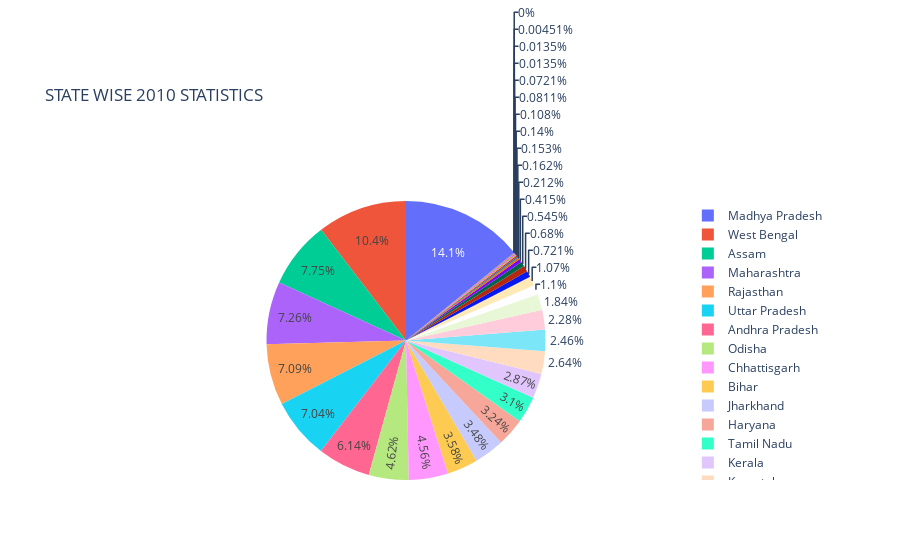

Notebook code cell kept with this figure:
### Code cell
# Pie Chart showing the distribution of the statewise 2010 statistics of the victims. It proves the Hypothesis of M
fig = px.pie(year2010_wise,values='Victims_of_Rape_Total',names='Area_Name', title="STATE WISE 2010 STATISTICS")
fig.show()

### Figure 1 — Plotly figure (JSON) as saved in the notebook; plotly's stock layout.template omitted (floating-point values rounded to 4 significant figures)
{"data": [{"domain": {"x": [0, 1], "y": [0, 1]}, "hovertemplate": "Area_Name=%{label}<br>Victims_of_Rape_Total=%{value}<extra></extra>", "labels": ["Andaman & Nicobar Islands", "Andhra Pradesh", "Arunachal Pradesh", "Assam", "Bihar", "Chandigarh", "Chhattisgarh", "Dadra & Nagar Haveli", "Daman & Diu", "Delhi", "Goa", "Gujarat", "Haryana", "Himachal Pradesh", "Jammu & Kashmir", "Jharkhand", "Karnataka", "Kerala", "Lakshadweep", "Madhya Pradesh", "Maharashtra", "Manipur", "Meghalaya", "Mizoram", "Nagaland", "Odisha", "Puducherry", "Punjab", "Rajasthan", "Sikkim", "Tamil Nadu", "Tripura", "Uttar Pradesh", "Uttarakhand", "West Bengal"], "legendgroup": "", "name": "", "showlegend": true, "type": "pie", "values": [48, 2724, 94, 3442, 1590, 62, 2024, 6, 2, 1014, 72, 816, 1440, 320, 490, 1546, 1172, 1272, 0, 6272, 3222, 68, 302, 184, 32, 2050, 6, 1094, 3146, 36, 1374, 476, 3126, 242, 4622]}], "layout": {"legend": {"tracegroupgap": 0}, "title": {"text": "STATE WISE 2010 STATISTICS"}}}
